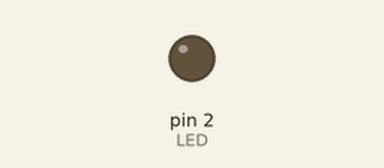
Simulated run of this sketch. Board: Arduino Uno, built with avr-gcc and run on an emulated ATmega328P. Parts: output pins drawn as LEDs (lit = HIGH).

Above: at 0.2 s.
At 30.0 s:
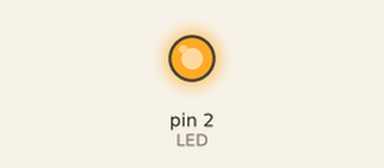
Timing chart, 0 to 31.2 s (numbered marks = the images above):
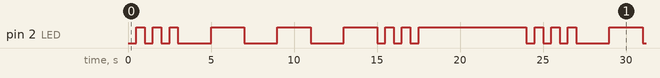

The sketch:

testBlink_OK.ino
```cpp
/*
ESP8266 Blink
Blink the blue LED on the ESP8266 module
*/

#define LED 2 //Define blinking LED pin

void setup() {
  pinMode(LED, OUTPUT); // Initialize the LED pin as an output
}


// the loop function runs over and over again forever
//_________________________________________SOS Séquence ...---...
void loop() {
int t=0;
  for (t=0; t<15; t++)
   {
      if (t<3 || t>5&&t<9)//_______________Lettre S ...
      { digitalWrite(LED, LOW); // Turn the LED on (Note that LOW is the voltage level)
        delay(500); // Wait for 0.5 seconds
        digitalWrite(LED, HIGH); // Turn the LED off by making the voltage HIGH
        delay(500); // Wait for 0.5 seconds
      }
      else
      {
        if(t>2 && t<6)//____________________Lettre O ---
          { digitalWrite(LED, LOW); // Turn the LED on (Note that LOW is the voltage level)
            delay(2000); // Wait for 2 seconds
            digitalWrite(LED, HIGH); // Turn the LED off by making the voltage HIGH
            delay(2000); // Wait for 2 seconds
          }
        else//___________________________Delay
          {
            delay(1000);
          }
      }
   }
}
```

Measured:
- by itself, pin 2 (LED): repeats every 24.0 s: 2 × (LOW 0.50 s, HIGH 0.50 s), 3 × (LOW 2.0 s, HIGH 2.0 s), 2 × (LOW 0.50 s, HIGH 0.50 s), LOW 0.50 s, HIGH 6.5 s, LOW 0.50 s, HIGH 0.50 s
- by itself, everything shown: repeats every 24.0 s, in 18 steps
